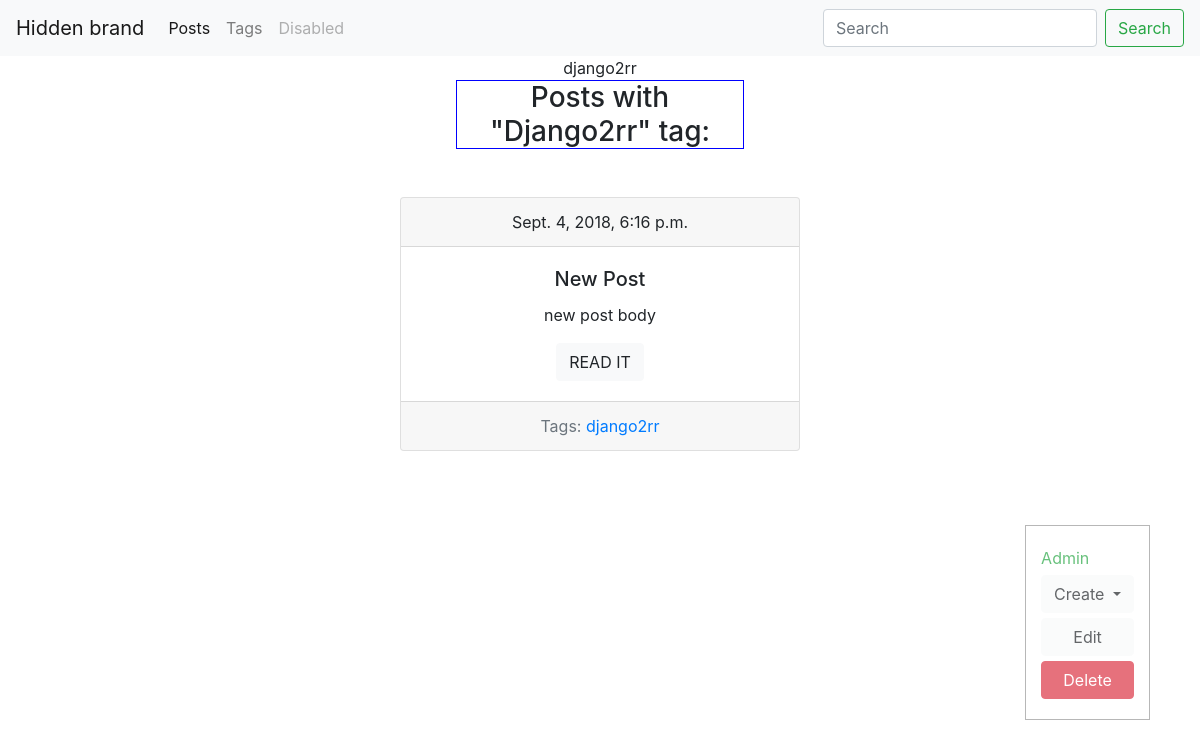
The page /blog/tag/django2rrr on the database its author committed.
### blog/models.py (models this page shows, shortened)
class Tag(models.Model):
    title = models.CharField(max_length=50)
    slug = models.SlugField(max_length=50, unique=True)
    def get_absolute_url(self):
        return reverse('tag_detail_url', kwargs={'slug': self.slug})
    def get_update_url(self):
        return reverse('tag_update_url', kwargs={'slug': self.slug})
    def get_delete_url(self):
        return reverse('tag_delete_url', kwargs={'slug': self.slug})

class Post(models.Model):
    title = models.CharField(max_length=150, db_index=True)
    slug = models.SlugField(max_length=150, blank=True, unique=True)
    body = models.TextField(blank=True, db_index=True)
    tags = models.ManyToManyField('Tag', blank=True, related_name='posts')
    date_pub = models.DateTimeField(auto_now_add=True)
    def get_absolute_url(self):
        return reverse('post_details_url', kwargs={'slug': self.slug})

### blog/views.py (the view)
# urls.py: path('tag/<str:slug>', TagDetail.as_view(), name='tag_detail_url'),
class TagDetail(ObjectDetailMixin, View):
    model = Tag
    template = 'blog/tag_detail.html'

### blog/utils.py (called while the page is built)
    def get(self, request, slug):
        obj = get_object_or_404(self.model, slug__iexact=slug)
        return render(request, self.template,
                      context={self.model.__name__.lower(): obj, 'admin_object': obj, 'detail': True})

### blog/templates/blog/tag_detail.html
{% extends 'blog/base_blog.html' %}
{% block title  %}
{{  tag.title   }} {{ block.super }}
{% endblock%}
{% block content  %}
    <h3 class="mb-5" style="width: 18rem; text-align:center; border: 1px solid blue; margin: auto;"> Posts with "{{ tag.title| title }}" tag: </h3>
    {% for post  in tag.posts.all    %}
    {% include 'blog/includes/post_card_template.html'  %}
{% endfor %}
{% endblock%}

### blog/templates/blog/includes/post_card_template.html
<div class="card mb-4" >
    <div class="card-header">
        <p1>{{post.date_pub}}</p1>
    </div>
    <div class="card-body">
        <h5 class="card-title">{{post.title}}</h5>
        <p class="card-text">{{post.body|truncatewords:15}}</p>
        <a href="{{ post.get_absolute_url }}" class="btn btn-light">READ IT</a>
    </div>
    <div class="card-footer text-muted">
        Tags:
        {% for tag in post.tags.all %}
        <a href="{{ tag.get_absolute_url}}">{{tag.title}}</a>
        {% endfor %}
    </div>
</div>

### rows shown on the page
Tag: title "django2rr", title "Django2rr"
Post: date_pub "Sept. 4, 2018, 6:16 p.m.", title "New Post", body "new post body"
